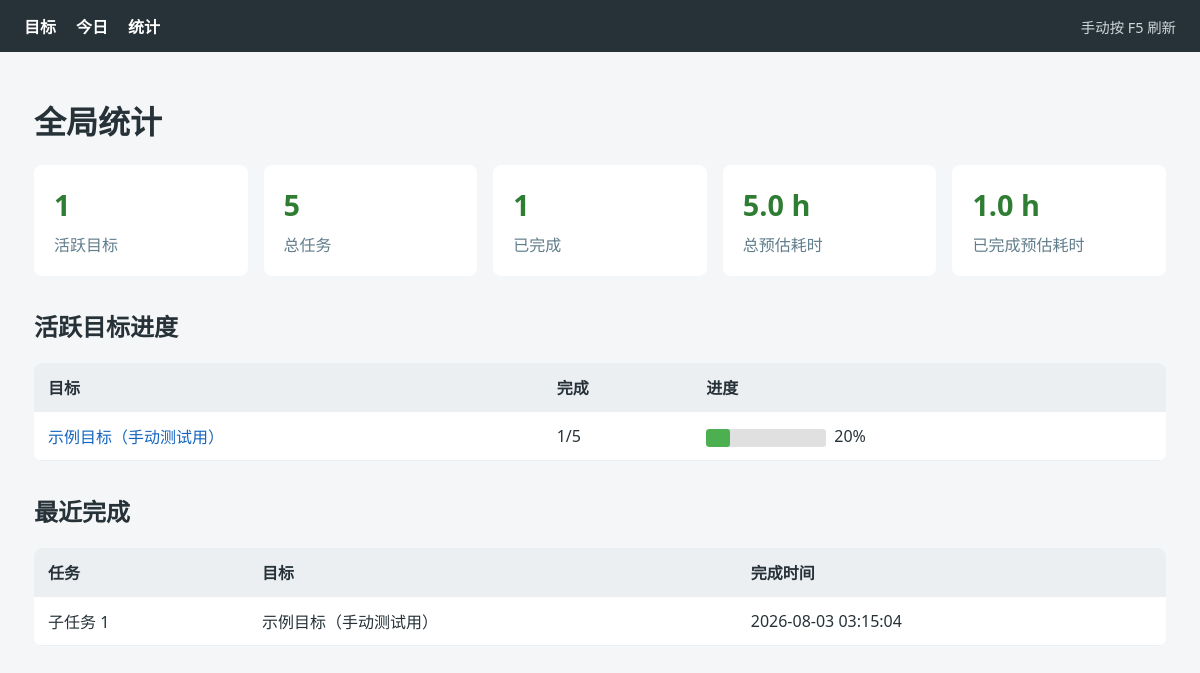
/stats, run on an earlier commit of the app's database.
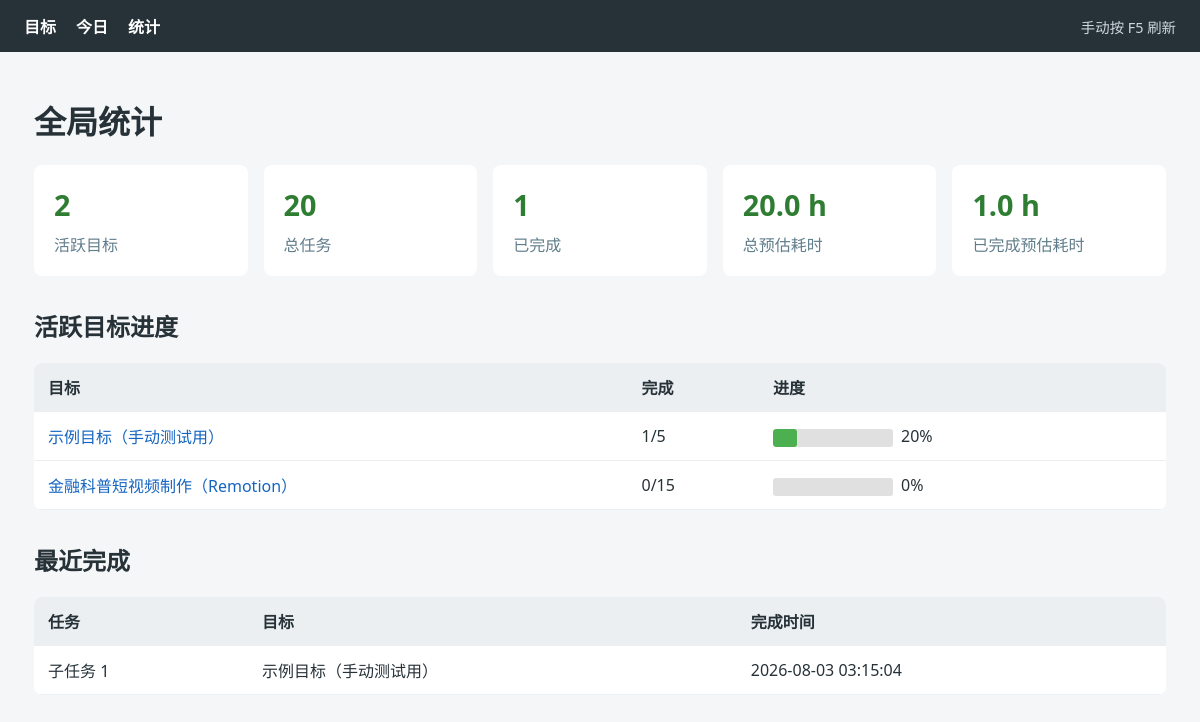
And on a later commit of the database.
### tables this page shows
CREATE TABLE goals (
  slug TEXT PRIMARY KEY,
  name TEXT NOT NULL,
  description TEXT,
  status TEXT NOT NULL DEFAULT 'active',
  total_tasks INTEGER DEFAULT 0,
  completed_tasks INTEGER DEFAULT 0,
  created_at TEXT NOT NULL,
  updated_at TEXT NOT NULL
);

CREATE TABLE tasks (
  id TEXT PRIMARY KEY,
  goal_slug TEXT NOT NULL,
  sequence INTEGER NOT NULL,
  title TEXT NOT NULL,
  description TEXT,
  estimated_hours REAL,
  depends_on TEXT,
  status TEXT NOT NULL DEFAULT 'pending',
  last_reminded_at TEXT,
  completed_at TEXT,
  created_at TEXT NOT NULL,
  updated_at TEXT NOT NULL,
  FOREIGN KEY (goal_slug) REFERENCES goals(slug)
);

### dashboard/app.py (the view)
    @flask_app.get("/stats")
    def stats():
        return render_template("stats.html", view=_stats_view())

### dashboard/app.py (called while the page is built)
def _progress(total: int, completed: int) -> int:
    return int(round(completed * 100 / total)) if total else 0

def _goal_row(goal: dict) -> dict:
    tasks = db.list_tasks(goal_slug=goal["slug"])
    completed = sum(task["status"] == "done" for task in tasks)
    current = next(
        (task for task in tasks if task["status"] == "in_progress"),
        None,
    )
    return {
        "goal": goal,
        "total": len(tasks),
        "completed": completed,
        "progress": _progress(len(tasks), completed),
        "current": current,
    }

def _format_timestamp(value: str | None) -> str:
    return value.replace("T", " ") if value else "—"

### scripts/db.py (called while the page is built)
def get_conn() -> sqlite3.Connection:
    conn = sqlite3.connect(DB_PATH)
    conn.row_factory = sqlite3.Row
    conn.execute("PRAGMA foreign_keys = ON")
    return conn

def _row_to_dict(row: sqlite3.Row) -> dict:
    return {k: row[k] for k in row.keys()}

def get_goal(slug: str) -> dict | None:
    with get_conn() as conn:
        row = conn.execute("SELECT * FROM goals WHERE slug = ?", (slug,)).fetchone()
        return _row_to_dict(row) if row else None

def list_goals(status: str | None = None) -> list[dict]:
    with get_conn() as conn:
        if status is None:
            rows = conn.execute("SELECT * FROM goals ORDER BY created_at").fetchall()
        else:
            rows = conn.execute(
                "SELECT * FROM goals WHERE status = ? ORDER BY created_at",
                (status,),
            ).fetchall()
        return [_row_to_dict(r) for r in rows]

def list_tasks(goal_slug: str | None = None, status: str | None = None) -> list[dict]:
    query = "SELECT * FROM tasks WHERE 1=1"
    params: list = []
    if goal_slug is not None:
        query += " AND goal_slug = ?"
        params.append(goal_slug)
    if status is not None:
        query += " AND status = ?"
        params.append(status)
    query += " ORDER BY goal_slug, sequence"
    with get_conn() as conn:
        rows = conn.execute(query, params).fetchall()
        out = []
        for r in rows:
            d = _row_to_dict(r)
            d["depends_on"] = json.loads(d["depends_on"]) if d["depends_on"] else []
            out.append(d)
        return out

### dashboard/templates/stats.html (shortened to what this page needs)
{% extends "base.html" %}
{% block content %}
  <h1>全局统计</h1>
  <section class="stat-grid">
    <article class="stat-card"><strong>{{ view.active_goals }}</strong><span>活跃目标</span></article>
    <article class="stat-card"><strong>{{ view.total_tasks }}</strong><span>总任务</span></article>
    <article class="stat-card"><strong>{{ view.completed_tasks }}</strong><span>已完成</span></article>
    <article class="stat-card"><strong>{{ "%.1f"|format(view.estimated_hours) }} h</strong><span>总预估耗时</span></article>
    <article class="stat-card"><strong>{{ "%.1f"|format(view.completed_estimated_hours) }} h</strong><span>已完成预估耗时</span></article>
  </section>
  <h2>活跃目标进度</h2>
  {% if view.goal_rows %}
    <div class="table-wrap">
      <table>
        <thead><tr><th>目标</th><th>完成</th><th>进度</th></tr></thead>
        <tbody>
          {% for row in view.goal_rows %}
            <tr>
              <td><a href="{{ url_for('goal_detail', slug=row.goal.slug) }}">{{ row.goal.name }}</a></td>
              <td>{{ row.completed }}/{{ row.total }}</td>
              <td class="progress-cell"><div class="progress"><div class="fill" style="width: {{ row.progress }}%"></div></div><span>{{ row.progress }}%</span></td>
            </tr>
          {% endfor %}
        </tbody>
      </table>
    </div>
  {% else %}
    <p class="notice">暂无活跃目标</p>
  {% endif %}
  <h2>最近完成</h2>
  {% if view.recent %}
    <div class="table-wrap">
      <table>
        <thead><tr><th>任务</th><th>目标</th><th>完成时间</th></tr></thead>
        <tbody>
          {% for row in view.recent %}
            <tr><td>{{ row.task.title }}</td><td>{{ row.goal.name }}</td><td>{{ row.completed }}</td></tr>
          {% endfor %}
        </tbody>
      </table>
    </div>
  {% else %}
    <p class="notice">最近 7 天暂无已完成任务</p>
  {% endif %}
{% endblock %}

### dashboard/templates/base.html (shortened to what this page needs)
<!doctype html>
<html lang="zh-CN">
<head>
  <link rel="stylesheet" href="{{ url_for('static', filename='style.css') }}">
</head>
<body>
  <nav class="top-nav">
    <div class="nav-links">
      <a href="{{ url_for('index') }}">目标</a>
      <a href="/today">今日</a>
      <a href="/stats">统计</a>
    </div>
    <span class="hint">手动按 F5 刷新</span>
  </nav>
  <main class="container">
    {% block content %}{% endblock %}
  </main>
</body>
</html>

### dashboard/static/style.css (style rules this page uses)
:root { color-scheme: light; font-family: system-ui, -apple-system, "Segoe UI", sans-serif; color: #263238; background: #f4f6f8; }
* { box-sizing: border-box; }
body { margin: 0; }
a { color: #1565c0; text-decoration: none; }
.top-nav { display: flex; justify-content: space-between; align-items: center; padding: 14px 24px; background: #263238; color: #fff; }
.nav-links { display: flex; gap: 20px; }
.top-nav a { color: #fff; font-weight: 600; }
.hint { color: #cfd8dc; font-size: 0.9rem; }
.container { max-width: 1180px; margin: 0 auto; padding: 24px; }
.table-wrap { overflow-x: auto; background: #fff; border-radius: 8px; }
table { width: 100%; border-collapse: collapse; }
th, td { padding: 12px 14px; border-bottom: 1px solid #eceff1; text-align: left; }
th { background: #eceff1; white-space: nowrap; }
.progress-cell { min-width: 190px; }
.progress { display: inline-block; width: 120px; height: 18px; margin-right: 8px; overflow: hidden; vertical-align: middle; background: #e0e0e0; border-radius: 3px; }
.progress > .fill { height: 100%; background: #4caf50; border-radius: 3px; }
.stat-grid { display: grid; grid-template-columns: repeat(5, minmax(140px, 1fr)); gap: 16px; margin-bottom: 32px; }
.stat-card { display: flex; flex-direction: column; gap: 8px; padding: 20px; background: #fff; border-radius: 8px; }
.stat-card strong { font-size: 1.8rem; color: #2e7d32; }
.stat-card span { color: #607d8b; }
h2 { margin-top: 32px; }

What changed in the data, as far as the page shows it:
added goals: goal.name "金融科普短视频制作（Remotion）"
Also different on the page:
{{ view.active_goals }}: "1" → "2"
{{ view.total_tasks }}: "5" → "20"
{{ "%.1f"|format(view.estimated_hours) }}: "5.0" → "20.0"
new list line: "0 / 15 0 %"
